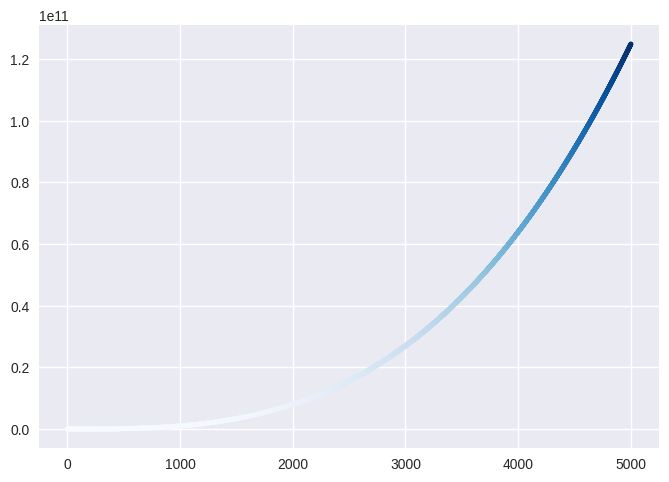

Generate this figure with Python:
import matplotlib.pyplot as plt

x_values = range(1,5000)
y_values = [x**3 for x in x_values]
plt.style.use('seaborn')
fig, ax = plt.subplots()
#ax.axis([0, 5000, 0, 25000000])
ax.scatter(x_values,y_values,c=y_values,cmap=plt.cm.Blues,s = 10)
plt.savefig('15-1.png',bbox_inches='tight')